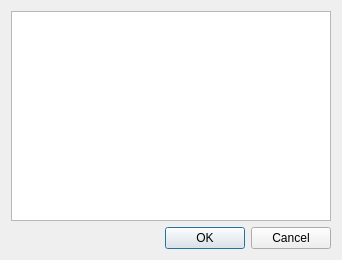
<?xml version="1.0" encoding="UTF-8"?>
<ui version="4.0">
 <class>PlainTextEditorDialog</class>
 <widget class="QDialog" name="PlainTextEditorDialog">
  <property name="geometry">
   <rect>
    <x>0</x>
    <y>0</y>
    <width>342</width>
    <height>260</height>
   </rect>
  </property>
  <property name="windowTitle">
   <string>Text editor</string>
  </property>
  <layout class="QHBoxLayout" name="horizontalLayout">
   <item>
    <layout class="QVBoxLayout" name="verticalLayout">
     <item>
      <widget class="QPlainTextEdit" name="plainTextEdit">
       <property name="tabStopWidth">
        <number>40</number>
       </property>
      </widget>
     </item>
     <item>
      <widget class="QDialogButtonBox" name="buttonBox">
       <property name="orientation">
        <enum>Qt::Horizontal</enum>
       </property>
       <property name="standardButtons">
        <set>QDialogButtonBox::Cancel|QDialogButtonBox::Ok</set>
       </property>
      </widget>
     </item>
    </layout>
   </item>
  </layout>
 </widget>
 <resources/>
 <connections>
  <connection>
   <sender>buttonBox</sender>
   <signal>accepted()</signal>
   <receiver>PlainTextEditorDialog</receiver>
   <slot>accept()</slot>
   <hints>
    <hint type="sourcelabel">
     <x>248</x>
     <y>254</y>
    </hint>
    <hint type="destinationlabel">
     <x>157</x>
     <y>274</y>
    </hint>
   </hints>
  </connection>
  <connection>
   <sender>buttonBox</sender>
   <signal>rejected()</signal>
   <receiver>PlainTextEditorDialog</receiver>
   <slot>reject()</slot>
   <hints>
    <hint type="sourcelabel">
     <x>316</x>
     <y>260</y>
    </hint>
    <hint type="destinationlabel">
     <x>286</x>
     <y>274</y>
    </hint>
   </hints>
  </connection>
 </connections>
</ui>
